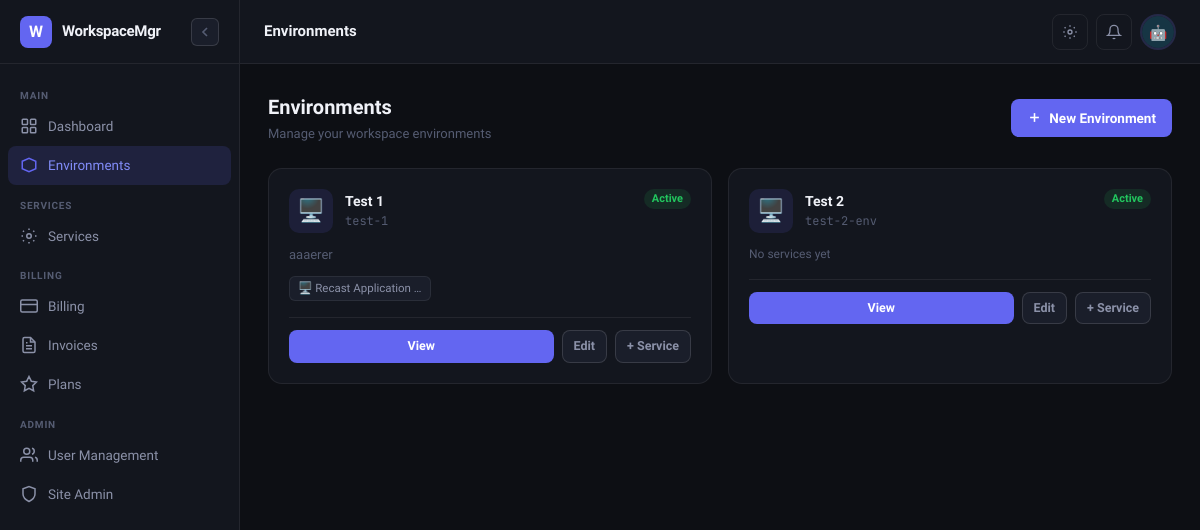
The page /environments/ (signed in) on the database its author committed.
### apps/accounts/models.py (models this page shows, shortened)
class User(AbstractUser):
    username = None
    email = models.EmailField(unique=True)
    role = models.CharField(max_length=20, choices=ROLE_CHOICES, default='env_admin')
    avatar = models.CharField(max_length=20, choices=AVATAR_CHOICES, default='avatar_1')
    phone = models.CharField(max_length=30, blank=True)
    job_title = models.CharField(max_length=100, blank=True)
    is_onboarded = models.BooleanField(default=False)
    created_at = models.DateTimeField(auto_now_add=True)
    updated_at = models.DateTimeField(auto_now=True)
    objects = UserManager()
    USERNAME_FIELD = 'email'
    REQUIRED_FIELDS = []
    class Meta:
        verbose_name = 'User'
        verbose_name_plural = 'Users'
    @property
    def display_name(self):
        return self.get_full_name() or self.email.split('@')[0]
    @property
    def is_superadmin(self):
        return self.role == 'superadmin' or self.is_superuser
    @property
    def is_env_admin(self):
        return self.role in ('superadmin', 'env_admin') or self.is_superuser
    @property
    def avatar_url(self):
        return f'/static/img/avatars/{self.avatar}.svg'

### apps/environments/models.py (models this page shows, shortened)
class Environment(models.Model):
    STATUS_CHOICES = [
        ('active', 'Active'),
        ('inactive', 'Inactive'),
        ('provisioning', 'Provisioning'),
    ]
    owner = models.ForeignKey(
        settings.AUTH_USER_MODEL,
        on_delete=models.CASCADE,
        related_name='environments',
    )
    name = models.CharField(max_length=200)
    description = models.TextField(blank=True)
    slug = models.SlugField(unique=True)
    status = models.CharField(max_length=20, choices=STATUS_CHOICES, default='active')
    azure_tenant_id = models.CharField(max_length=100, blank=True)
    created_at = models.DateTimeField(auto_now_add=True)
    updated_at = models.DateTimeField(auto_now=True)
    class Meta:
        ordering = ['-created_at']

### apps/services/models.py (models this page shows, shortened)
class Service(models.Model):
    STATUS_CHOICES = [
        ('active', 'Active'),
        ('inactive', 'Inactive'),
        ('configuring', 'Configuring'),
        ('error', 'Error'),
    ]
    environment = models.ForeignKey(Environment, on_delete=models.CASCADE, related_name='services')
    service_type = models.CharField(max_length=30, choices=SERVICE_TYPE_CHOICES)
    name = models.CharField(
        max_length=200,
        blank=True,
        help_text='Optional display name. Defaults to the service type name if left blank.'
    )
    status = models.CharField(max_length=20, choices=STATUS_CHOICES, default='configuring')
    enabled = models.BooleanField(default=False)
    is_connected = models.BooleanField(default=False)
    created_at = models.DateTimeField(auto_now_add=True)
    updated_at = models.DateTimeField(auto_now=True)
    class Meta:
        ordering = ['environment', 'service_type', 'name']
    @property
    def icon(self):
        icons = {
            'recast_workspace': '🖥️',
            'recast_user_license': '👤',
            'windows_365': '☁️',
            'intune': '🛡️',
        }
        return icons.get(self.service_type, '⚙️')

### apps/environments/views.py (the view)
# urls.py: path('', views.environment_list, name='list'),
@login_required
def environment_list(request):
    envs = Environment.objects.filter(owner=request.user)
    return render(request, 'environments/list.html', {'environments': envs})

### apps/core/context_processors.py (called while the page is built)
def sidebar_context(request):
    if request.user.is_authenticated:
        environments = Environment.objects.filter(owner=request.user)[:10]
        return {'sidebar_environments': environments}
    return {}

### templates/environments/list.html (shortened to what this page needs)
{% extends "base.html" %}
{% block page_title %}Environments{% endblock %}
{% block content %}
<div class="page-header">
  <div>
    <div class="page-title">Environments</div>
    <div class="page-subtitle">Manage your workspace environments</div>
  </div>
  <a href="{% url 'environments:create' %}" class="btn btn-primary">
    <svg width="15" height="15" fill="none" viewBox="0 0 24 24" stroke="currentColor" stroke-width="2.5"><line x1="12" y1="5" x2="12" y2="19"/><line x1="5" y1="12" x2="19" y2="12"/></svg>
    New Environment
  </a>
</div>
{% if environments %}
<div style="display:grid;grid-template-columns:repeat(auto-fill,minmax(320px,1fr));gap:16px;">
  {% for env in environments %}
  <div class="card" style="transition:all 0.2s;cursor:pointer;" onmouseover="this.style.borderColor='rgba(99,102,241,0.3)'" onmouseout="this.style.borderColor='var(--border)'">
    <div style="display:flex;align-items:flex-start;justify-content:space-between;margin-bottom:12px;">
      <div style="display:flex;align-items:center;gap:12px;">
        <div style="width:44px;height:44px;border-radius:10px;background:rgba(99,102,241,0.12);display:flex;align-items:center;justify-content:center;font-size:22px;">🖥️</div>
        <div>
          <div style="font-size:14px;font-weight:700;">{{ env.name }}</div>
          <div style="font-size:12px;color:var(--text-muted);font-family:'JetBrains Mono',monospace;">{{ env.slug }}</div>
        </div>
      </div>
      <span class="badge {% if env.status == 'active' %}badge-green{% elif env.status == 'inactive' %}badge-gray{% else %}badge-yellow{% endif %}">
        {{ env.get_status_display }}
      </span>
    </div>
    {% if env.description %}
    <div style="font-size:13px;color:var(--text-muted);margin-bottom:12px;line-height:1.5;">{{ env.description }}</div>
    {% endif %}
    <div style="display:flex;gap:8px;margin-bottom:16px;flex-wrap:wrap;">
      {% for service in env.services.all %}
      <span style="font-size:11.5px;background:var(--bg-raised);border:1px solid var(--border);padding:3px 8px;border-radius:6px;color:var(--text-secondary);">
        {{ service.icon }} {{ service.get_service_type_display|truncatechars:20 }}
      </span>
      {% empty %}
      <span style="font-size:12px;color:var(--text-muted);">No services yet</span>
      {% endfor %}
    </div>
    <div style="display:flex;gap:8px;padding-top:12px;border-top:1px solid var(--border);">
      <a href="{% url 'environments:detail' env.pk %}" class="btn btn-primary btn-sm" style="flex:1;justify-content:center;">View</a>
      <a href="{% url 'environments:edit' env.pk %}" class="btn btn-secondary btn-sm">Edit</a>
      <a href="{% url 'services:enable' env.pk %}" class="btn btn-secondary btn-sm">+ Service</a>
    </div>
  </div>
  {% endfor %}
</div>
{% endif %}
{% endblock %}

### templates/base.html (shortened to what this page needs)
<!DOCTYPE html>
<html lang="en" data-theme="dark">
<head>
  <script src="https://cdn.tailwindcss.com"></script>
</head>
<body>
{% if user.is_authenticated %}
<aside id="sidebar">
  <div class="sidebar-logo">
    <div class="logo-mark">W</div>
    <span class="sidebar-logo-text">WorkspaceMgr</span>
    <button class="sidebar-collapse-btn" onclick="toggleSidebar()" title="Toggle sidebar">
      <svg id="collapse-icon-expand" width="16" height="16" fill="none" viewBox="0 0 24 24" stroke="currentColor" stroke-width="2.5">
        <path d="M15 18l-6-6 6-6"/>
      </svg>
    </button>
  </div>
  <nav class="sidebar-nav">
    <div class="sidebar-section-label">Main</div>
    <a href="{% url 'core:dashboard' %}" class="nav-item {% if request.resolver_match.url_name == 'dashboard' %}active{% endif %}">
      <svg class="nav-icon" fill="none" viewBox="0 0 24 24" stroke="currentColor" stroke-width="2"><rect x="3" y="3" width="7" height="7" rx="1"/><rect x="14" y="3" width="7" height="7" rx="1"/><rect x="3" y="14" width="7" height="7" rx="1"/><rect x="14" y="14" width="7" height="7" rx="1"/></svg>
      <span class="sidebar-label">Dashboard</span>
    </a>
    <a href="{% url 'environments:list' %}" class="nav-item {% if 'environments' in request.path %}active{% endif %}">
      <svg class="nav-icon" fill="none" viewBox="0 0 24 24" stroke="currentColor" stroke-width="2"><path d="M3 7l9-4 9 4v10l-9 4-9-4V7z"/></svg>
      <span class="sidebar-label">Environments</span>
    </a>
    <div class="sidebar-section-label">Services</div>
    <a href="{% url 'services:list' %}" class="nav-item {% if 'services' in request.path %}active{% endif %}">
      <svg class="nav-icon" fill="none" viewBox="0 0 24 24" stroke="currentColor" stroke-width="2"><circle cx="12" cy="12" r="3"/><path d="M19.07 4.93l-1.41 1.41M5.34 17.66l-1.41 1.41M19.07 19.07l-1.41-1.41M5.34 6.34L3.93 4.93M20 12h2M2 12h2M12 20v2M12 2v2"/></svg>
      <span class="sidebar-label">Services</span>
    </a>
    <div class="sidebar-section-label">Billing</div>
    <a href="{% url 'billing:overview' %}" class="nav-item {% if request.path == '/billing/' %}active{% endif %}">
      <svg class="nav-icon" fill="none" viewBox="0 0 24 24" stroke="currentColor" stroke-width="2"><rect x="1" y="4" width="22" height="16" rx="2"/><line x1="1" y1="10" x2="23" y2="10"/></svg>
      <span class="sidebar-label">Billing</span>
    </a>
    <a href="{% url 'billing:invoice_list' %}" class="nav-item {% if 'invoices' in request.path %}active{% endif %}">
      <svg class="nav-icon" fill="none" viewBox="0 0 24 24" stroke="currentColor" stroke-width="2"><path d="M14 2H6a2 2 0 00-2 2v16a2 2 0 002 2h12a2 2 0 002-2V8z"/><polyline points="14 2 14 8 20 8"/><line x1="16" y1="13" x2="8" y2="13"/><line x1="16" y1="17" x2="8" y2="17"/><polyline points="10 9 9 9 8 9"/></svg>
      <span class="sidebar-label">Invoices</span>
    </a>
    <a href="{% url 'billing:plan_list' %}" class="nav-item {% if 'plans' in request.path %}active{% endif %}">
      <svg class="nav-icon" fill="none" viewBox="0 0 24 24" stroke="currentColor" stroke-width="2"><polygon points="12 2 15.09 8.26 22 9.27 17 14.14 18.18 21.02 12 17.77 5.82 21.02 7 14.14 2 9.27 8.91 8.26 12 2"/></svg>
      <span class="sidebar-label">Plans</span>
    </a>
    {% if user.is_env_admin %}
    <div class="sidebar-section-label">Admin</div>
    <a href="{% url 'users:user_list' %}" class="nav-item {% if 'users' in request.path and 'profile' not in request.path %}active{% endif %}">
      <svg class="nav-icon" fill="none" viewBox="0 0 24 24" stroke="currentColor" stroke-width="2"><path d="M17 21v-2a4 4 0 00-4-4H5a4 4 0 00-4 4v2"/><circle cx="9" cy="7" r="4"/><path d="M23 21v-2a4 4 0 00-3-3.87"/><path d="M16 3.13a4 4 0 010 7.75"/></svg>
      <span class="sidebar-label">User Management</span>
    </a>
    {% endif %}
    {% if user.is_superadmin %}
    <a href="/admin/" class="nav-item">
      <svg class="nav-icon" fill="none" viewBox="0 0 24 24" stroke="currentColor" stroke-width="2"><path d="M12 22s8-4 8-10V5l-8-3-8 3v7c0 6 8 10 8 10z"/></svg>
      <span class="sidebar-label">Site Admin</span>
    </a>
    {% endif %}
  </nav>
</aside>
<div id="main-wrap">
  <header id="topbar">
    <div class="topbar-title">{% block page_title %}Dashboard{% endblock %}</div>
    <div class="topbar-actions">
      <button class="icon-btn" onclick="openThemePanel()" title="Theme settings">
        <svg width="16" height="16" fill="none" viewBox="0 0 24 24" stroke="currentColor" stroke-width="2">
          <circle cx="12" cy="12" r="3"/><path d="M19.07 4.93l-1.41 1.41M5.34 17.66l-1.41 1.41M19.07 19.07l-1.41-1.41M5.34 6.34L3.93 4.93M20 12h2M2 12h2M12 20v2M12 2v2"/>
        </svg>
      </button>
      <button class="icon-btn" title="Notifications">
        <svg width="16" height="16" fill="none" viewBox="0 0 24 24" stroke="currentColor" stroke-width="2">
          <path d="M18 8A6 6 0 006 8c0 7-3 9-3 9h18s-3-2-3-9"/><path d="M13.73 21a2 2 0 01-3.46 0"/>
        </svg>
      </button>
      <div class="dropdown">
        <button class="avatar-btn" onclick="toggleDropdown(this)">
          <img src="{{ user.avatar_url }}" alt="{{ user.display_name }}"
            onerror="this.style.display='none';this.parentElement.innerHTML='<span style=\'font-size:14px;font-weight:700;color:var(--accent)\'>{{ user.display_name|first|upper }}</span>'">
        </button>
      </div>
    </div>
  </header>
  <main id="page-content">
    {% block content %}{% endblock %}
  </main>
</div>
{% endif %}
</body>
</html>

### rows shown on the page
User: avatar_url (picture)
Environment: name "Test 1", slug "test-1", status "Active", description "aaaerer"
Service: icon "🖥️", service_type "Recast Application …"
Environment: name "Test 2", slug "test-2-env", status "Active"
